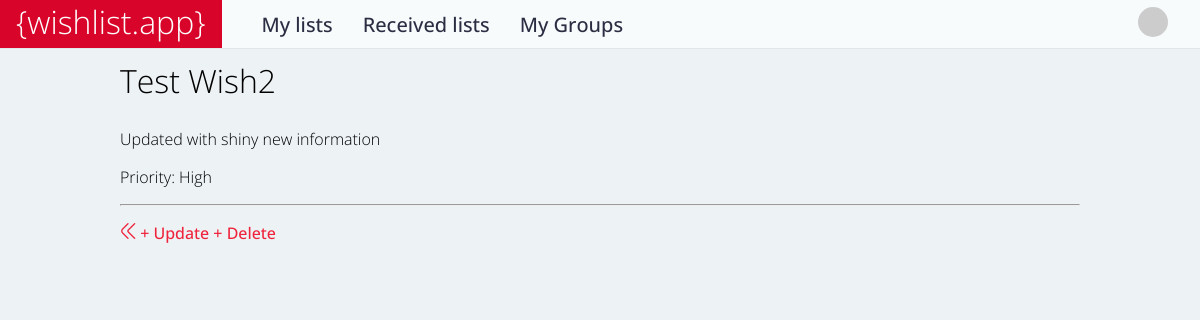
The page /wishlist/wish/3/ (signed in) on the database its author committed.
### wishlist/models.py (models this page shows, shortened)
class Wish(models.Model):
    title = models.CharField(max_length=200)
    author = models.ForeignKey(
        get_user_model(),
        on_delete=models.CASCADE,
    )
    HIGH_PRIORITY = 'HI'
    MEDIUM_PRIORITY = 'MD'
    LOW_PRIORITY = 'LO'
    priority_choices = [
        (HIGH_PRIORITY, 'High'),
        (MEDIUM_PRIORITY, 'Medium'),
        (LOW_PRIORITY, 'Low'),
    ]
    priority = models.CharField(
        max_length=2,
        choices=priority_choices,
        default=HIGH_PRIORITY,
        blank=True
    )
    details = models.TextField(blank=True)
    link = models.URLField(blank=True)
    class Meta:
        verbose_name_plural = 'Wishes'

### wishlist/views.py (the view)
class WishDetailView(LoginRequiredMixin, DetailView):
    model = Wish
    context_object_name = 'wish'
    template_name = 'wish/detail.html'

### accounts/models.py (called while the page is built)
    def get_gravatar(self):
        md5 = hashlib.md5(self.email.encode())
        digest = md5.hexdigest()
        SIZE = 40
        DEFAULT = 'identicon'
        return f'http://www.gravatar.com/avatar/{digest}?s={SIZE}&d={DEFAULT}'

    def check_multi_responsible(self):
        responsibilities = CustomUser.objects.filter(responsible_by=self.pk)
        return len(responsibilities) > 1

### templates/wish/detail.html
{% extends 'base.html' %}
{% block content %}
    <div class="wish-detail">
        <div class="page-title">{{ wish.title }}</div>
        <p>{{ wish.details }}</p>
        <p>Priority: {{ wish.get_priority_display }}</p>
        <hr>
        <p>
            <span class="option">
                <a href="{% url 'wish_list' wish.author.pk %}"><i class="fi-rr-angle-double-left"></i></a>
            </span>
            <span class="option">
                <a href="{% url 'wish_update' wish.pk %}">+ Update</a>
            </span>
            <span class="option">
                <a href="{% url 'wish_delete' wish.pk %}">+ Delete</a>
            </span>
        </p>
    </div>
{% endblock content %}

### static/css/base.css (style rules this page uses)
body { font-family: 'Open Sans', sans-serif; font-weight: 300; background-color: #EDF2F4; margin: 0; }
.page-title { display: flex; flex-direction: column; justify-content: center; height: 2em; font-weight: 300; font-size: 2em; }
a { color: #EF233C; text-decoration: none; font-weight: 500; }
i { padding: 0.2em 0 0 0; }

### rows shown on the page
Wish: title "Test Wish2", details "Updated with shiny new information", priority "High"
